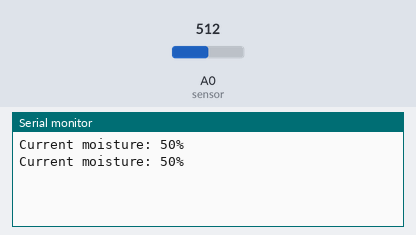
Simulated run of this sketch. Board: Arduino Uno, built with avr-gcc and run on an emulated ATmega328P. On the bench: the last lines printed to the serial monitor. The inputs (shaded band) are chosen by the test bench; at power-on: A0 (sensor) = 512.

Above: at 1.8 s.
1.9 s: A0 (sensor) set to 716
At 2.8 s:
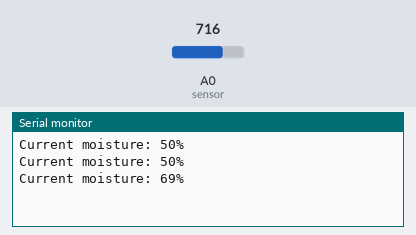
3.4 s: A0 (sensor) set to 900
At 4.8 s:
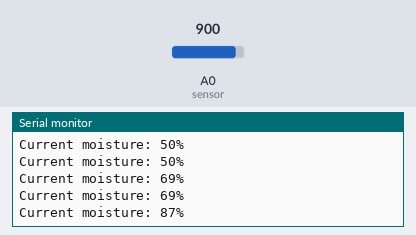
Timing chart, 0 to 6.4 s (numbered marks = the images above; inputs shaded):
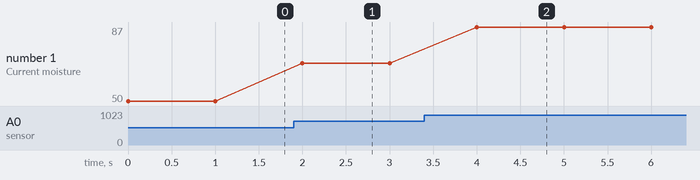

Measured:
- after the input at 1.9 s, the serial monitor: prints a new line after 0.10 s (image 1)
- after the input at 3.4 s, the serial monitor: prints a new line after 0.60 s (image 2)
- plotted number 1: 50 → 69 after the input at 1.9 s, 69 → 87 after the input at 3.4 s

The sketch:

soil_moisture.ino
```cpp
int sensor = A0;
int moisture;
int baudrate = 9600;

void setup() {
    pinMode(sensor, INPUT);
    Serial.begin(baudrate);
}

void loop() {
    moisture = analogRead(sensor);
    moisture = map(moisture, 0, 1023, 0, 100);

    Serial.print("Current moisture: ");
    Serial.print(moisture);
    Serial.println("%");

    delay(1000);
}
```
